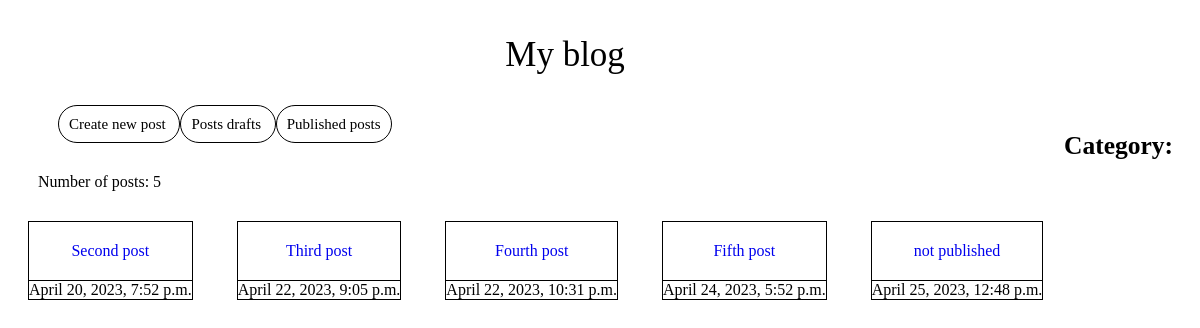
The page /post/draft/ on the database as committed earlier.
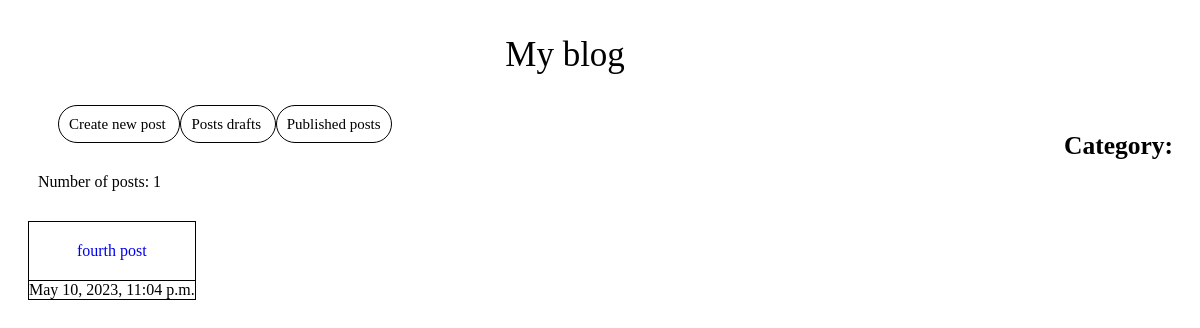
The same page on the database as committed later.
### blog/models.py (models this page shows)
class Post(models.Model):
    title = models.CharField(max_length=64, verbose_name='Title')
    text = models.TextField(verbose_name='Text')
    created_date = models.DateTimeField(verbose_name='Created Date', auto_now_add=True)
    publish_date = models.DateTimeField(verbose_name='Publish Date', auto_now_add=True)
    published = models.BooleanField(default=False)
    category = models.ForeignKey('Category', on_delete=models.CASCADE, blank=True, null=True)
    def __str__(self):
        return f'{self.title}'

### blog/views.py (the view)
# urls.py: path('post/draft/', post_draft, name='post_draft'),
def post_draft(request):
    posts = Post.objects.all().filter(published=False)
    category = Category.objects.all()
    counter = posts.count()
    return render(request, 'blog/post_list.html', {'items': posts,
                                                   'category': category,
                                                   'counter': counter})

### blog/templates/blog/post_list.html (shortened to what this page needs)
<!DOCTYPE html>
<html lang="en">
<head>
</head>
<body>
    <div style="margin-left: 42%">
        <p style="font-size: 35px">My blog</p>
    </div>
<div style="font-size: 17px; margin-left: 88%; position: absolute; margin-right: 30px">
    <h2>Category:</h2>
</div>
    <div style="margin-left: 50px; margin-top: 40px; margin-bottom: 40px;">
        <a style="font-size: 15px; color: black; border: 1px solid; border-radius: 20px; padding: 10px"
           href="{% url 'post_new' %}">
            Create new post
        </a>
        <a style="font-size: 15px; color: black; border: 1px solid; border-radius: 20px; padding: 10px"
           href="{% url 'post_draft' %}">
            Posts drafts
        </a>
        <a style="font-size: 15px; color: black; border: 1px solid; border-radius: 20px; padding: 10px"
           href="{% url 'post_list' %}">
            Published posts
        </a>
    </div>
    <div style="margin-left: 30px; margin-bottom: 10px;">Number of posts: {{counter}}</div>
    {% for post in items %}
    <div style="margin: 20px; display: inline-block">
        <div style="border: 1px solid">
            <div style="margin: 20px; text-align: center">
                <a href="{% url 'post_detail' post_pk=post.pk %}">{{ post.title }}</a>
            </div>
            <div style="border-top: 1px solid">{{ post.publish_date }}</div>
        </div>
    </div>
    {% endfor %}
</body>
</html>

### blog/templates/blog/post_list.html (style rules this page uses)
a { text-decoration: none; }

Rows that differ between the two databases and show on the page:
no longer on this page (row edited): Post: title "Second post", publish_date "April 20, 2023, 7:52 p.m."
removed Post: title "Third post", publish_date "April 22, 2023, 9:05 p.m."
removed Post: title "Fourth post", publish_date "April 22, 2023, 10:31 p.m."
removed Post: title "Fifth post", publish_date "April 24, 2023, 5:52 p.m."
removed Post: title "not published", publish_date "April 25, 2023, 12:48 p.m."
added Post: title "fourth post", publish_date "May 10, 2023, 11:04 p.m."
Other text that changed with them:
{{ counter }}: "5" → "1"
